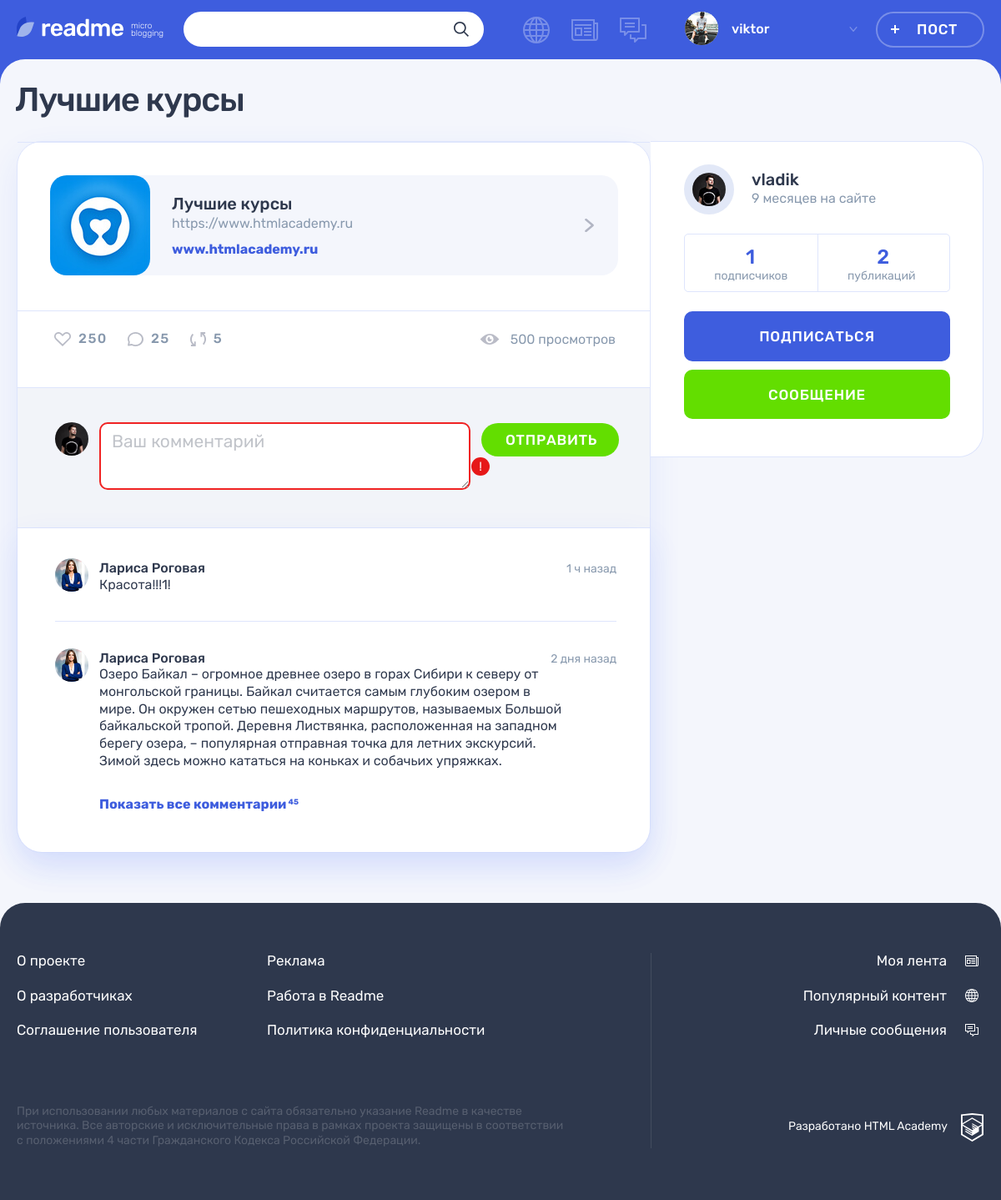
/post.php?id=5 (signed in), run on an earlier commit of the app's database.
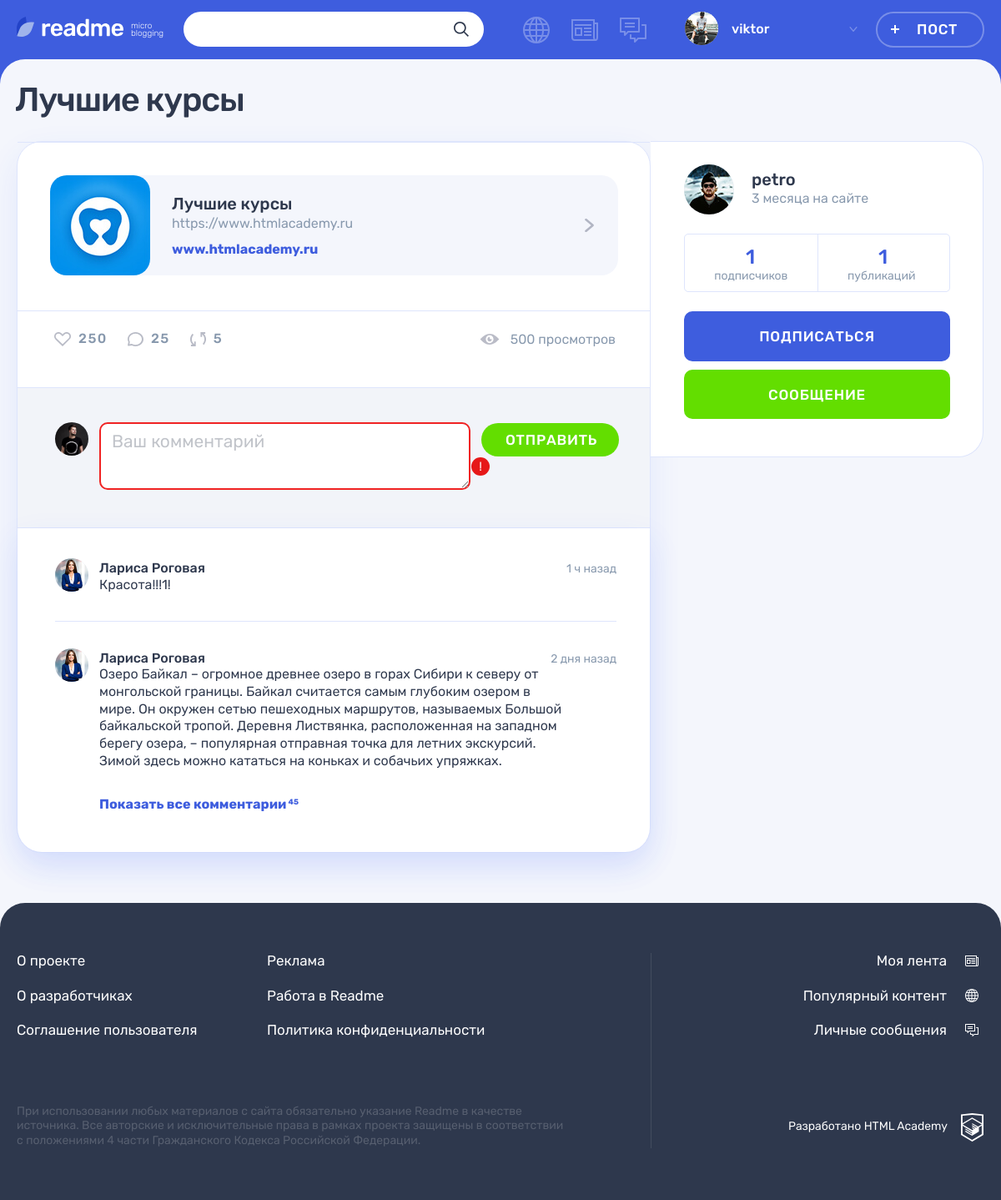
And on a later commit of the database.
### tables this page shows
CREATE TABLE posts (
  id  INT UNSIGNED AUTO_INCREMENT PRIMARY KEY NOT NULL,
  date_add  DATETIME NOT NULL,
  title VARCHAR(128) NOT NULL,
  content TEXT NOT NULL,
  quote_author  VARCHAR(128),
  image VARCHAR(128),
  video VARCHAR(128),
  link  VARCHAR(128),
  views INT UNSIGNED NOT NULL DEFAULT 0,
  post_author_id INT UNSIGNED NOT NULL,
  content_type_id INT UNSIGNED NOT NULL,
  likes_count INT UNSIGNED NOT NULL DEFAULT 0,
  FOREIGN KEY (post_author_id) REFERENCES users(id),
  FOREIGN KEY (content_type_id) REFERENCES content_types(id)
);

CREATE TABLE users (
  id  INT UNSIGNED AUTO_INCREMENT PRIMARY KEY NOT NULL,
  date_add  DATETIME NOT NULL,
  email VARCHAR(128) NOT NULL,
  login VARCHAR(128) NOT NULL,
  password  CHAR(64) NOT NULL,
  avatar  VARCHAR(128),
  UNIQUE INDEX email(email),
  UNIQUE INDEX login(login)
);

### helpers.php (called while the page is built, shortened)
<?php
function get_noun_plural_form(int $number, string $one, string $two, string $many): string
{
    $number = (int)$number;
    $mod10 = $number % 10;
    $mod100 = $number % 100;
    switch (true) {
        case ($mod10 > 5):
            return $many;
        case ($mod10 >= 2 && $mod10 <= 4):
            return $two;
    }
}
function include_template($name, array $data = [])
{
    $name = 'templates/' . $name;
    extract($data);
    require $name;
    $result = ob_get_clean();
    return $result;
}

### includes/functions.inc.php (called while the page is built, shortened)
<?php
function select_query($con, $sql, $type = 'all')
{
    mysqli_set_charset($con, "utf8");
    $result = mysqli_query($con, $sql) or trigger_error("Ошибка в запросе к базе данных: ".mysqli_error($con), E_USER_ERROR);
    if ($type == 'assoc') {
        return mysqli_fetch_assoc($result);
    }
    if ($type == 'row') {
        return mysqli_fetch_row($result)[0];
    }
    return mysqli_fetch_all($result, MYSQLI_ASSOC);
}
function get_post_interval($post_time, $caption)
{
    $current_time = date_create();
    $interval = date_diff(date_create($post_time), $current_time);
    $years = floor($interval->y);
    $months = floor($interval->m);
    $days = floor($interval->d);
    $weeks = floor($days / 7);
    $hours = floor($interval->h);
    $minutes = floor($interval->i);
    if ($years) {
        $time = $years . ' ' . get_noun_plural_form($years, 'год', 'года', 'лет') . ' ' . $caption;
    } elseif ($months) {
        $time = $months . ' ' . get_noun_plural_form($months, 'месяц', 'месяца', 'месяцев') . ' ' . $caption;
    } elseif ($days > 7) {
        $time = $weeks . ' ' . get_noun_plural_form($weeks, 'неделя', 'недели', 'недель') . ' ' . $caption;
    } elseif ($days) {
        $time = $days . ' ' . get_noun_plural_form($days, 'день', 'дня', 'дней') . ' ' . $caption;
    } elseif ($hours) {
        $time = $hours . ' ' . get_noun_plural_form($hours, 'час', 'часа', 'часов') . ' ' . $caption;
    } elseif ($minutes) {
        $time = $minutes . ' ' . get_noun_plural_form($minutes, 'минута', 'минуты', 'минут') . ' ' . $caption;
    } else {
        $time = 'Только что';
    }
    return $time;
}

### templates/post-link.php (the view, shortened to what the changed rows need)
<div class="post__main">
  <div class="post-link__wrapper">
    <a class="post-link__external" href="<?= $post['link'] ?>" target="_blank" title="Перейти по ссылке">
      <div class="post-link__info">
        <h3><?= $post['title'] ?></h3>
        <p><?= $post['content'] ?></p>
        <span><?= $post['link'] ?></span>
      </div>
    </a>
  </div>
</div>

### templates/post.php (shortened to what the changed rows need)
<div class="container">
  <h1 class="page__title page__title--publication"><?= $post['title'] ?></h1>
  <section class="post-details">
    <div class="post-details__wrapper post-photo">
      <div class="post-details__main-block post post--details">
        <?= $post_content ?>
      </div>
      <div class="post-details__user user">
        <div class="post-details__user-info user__info">
          <div class="post-details__avatar user__avatar">
            <a class="post-details__avatar-link user__avatar-link" href="#">
              <img class="post-details__picture user__picture" src="<?= $post['avatar'] ?>" alt="Аватар пользователя">
            </a>
          </div>
          <div class="post-details__name-wrapper user__name-wrapper">
            <a class="post-details__name user__name" href="#">
              <span><?= $post['login'] ?></span>
            </a>
            <time class="post-details__time user__time" datetime="<?= $post['date_add'] ?>"><?= $registration_time ?></time>
          </div>
        </div>
        <div class="post-details__rating user__rating">
          <p class="post-details__rating-item user__rating-item user__rating-item--publications">
            <span class="post-details__rating-amount user__rating-amount"><?= $author_posts_count ?></span>
            <span class="post-details__rating-text user__rating-text">публикаций</span>
          </p>
        </div>
      </div>
    </div>
  </section>
</div>

What changed in the data, as far as the page shows it:
changed posts "Лучшие курсы": post_author.avatar: a different picture; post_author.login "vladik" → "petro"
Also different on the page:
$registration_time: "9 месяцев на сайте" → "3 месяца на сайте"
$author_posts_count: "2" → "1"
